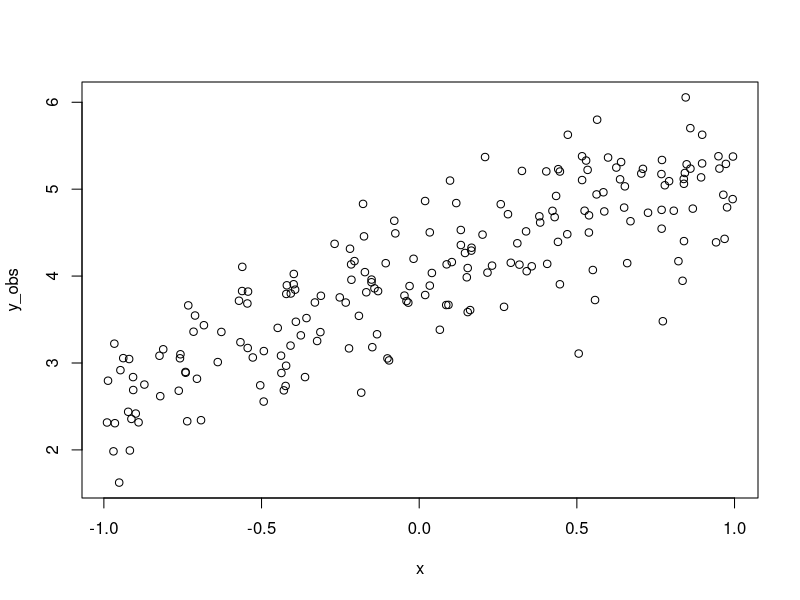
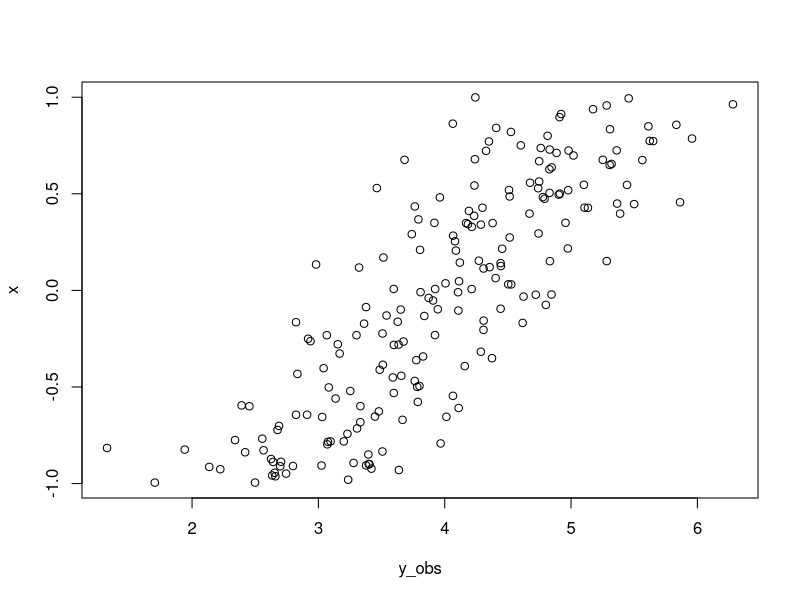
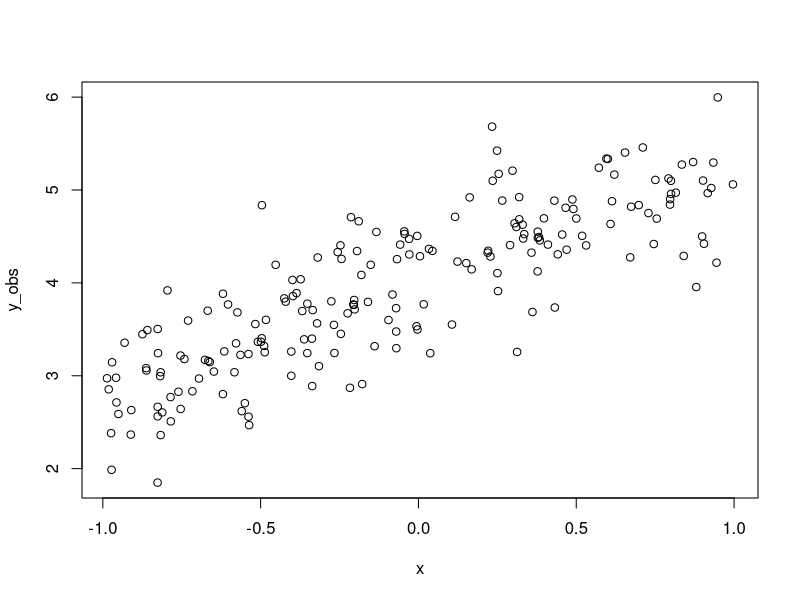

R code for these plots, in order:
## ---- chunk 1
yintercept <- 4
slope <- 1.3
obs_error <- .5
x <- runif(200, min = -1, max = 1)
y_mean <- yintercept + slope * x
y_obs <- rnorm(200, mean = y_mean, sd = obs_error)
## ---- chunk 2
plot(y_obs ~ x)
## ---- chunk 3
#| output-location: column
yintercept <- 4
slope <- 1.3
obs_error <- .5
x <- runif(200, min = -1, max = 1)
y_mean <- yintercept + slope * x
y_obs <- rnorm(200, mean = y_mean, sd = obs_error)
plot(y_obs, x)
## ---- chunk 4
yintercept <- 4
slope <- 1.3
obs_error <- .5
x <- runif(200, min = -1, max = 1)
y_mean <- yintercept + slope * x
y_obs <- rnorm(200, mean = y_mean, sd = obs_error)
## ---- chunk 5
plot(y_obs ~ x)
